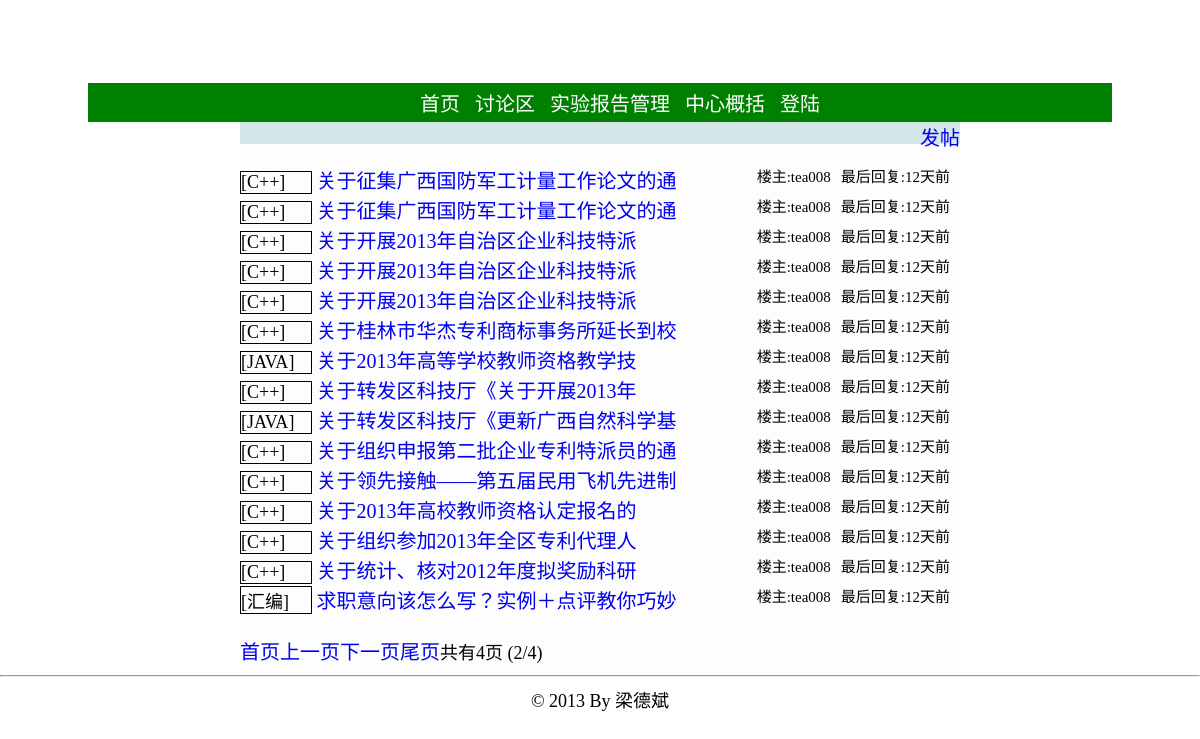
The page /bbs.php?page=2 on the database its author committed.
### tables this page shows
CREATE TABLE `topic` (
  `post_id` int(11) NOT NULL AUTO_INCREMENT,
  `sort` varchar(4) DEFAULT NULL,
  `title` varchar(80) NOT NULL,
  `author` varchar(12) DEFAULT NULL,
  `body` varchar(1000) NOT NULL,
  `post_time` datetime DEFAULT NULL,
  `last_floor` int(11) DEFAULT NULL,
  `last_reply_time` datetime DEFAULT NULL,
  `visible` tinyint(4) DEFAULT NULL,
  `enable_post` tinyint(4) DEFAULT NULL,
  `top` tinyint(4) DEFAULT NULL,
  PRIMARY KEY (`post_id`)
);

CREATE TABLE `sort` (
  `id` int(11) NOT NULL AUTO_INCREMENT,
  `name` varchar(10) DEFAULT NULL,
  PRIMARY KEY (`id`)
);

### bbs.php (the view, shortened to what this page needs)
<!DOCTYPE html PUBLIC "-//W3C//DTD XHTML 1.0 Transitional//EN" "http://www.w3.org/TR/xhtml1/DTD/xhtml1-transitional.dtd">
<html>
<head>
<link rel="stylesheet" type="text/css" href="./static/css/global.css"></link>
</head>
<?php
include './config.php';
$now = date ( "Y-m-d G:i:s" );
?>
<div style="background-image:url(./static/image/topback.jpg);width:1024px;height:80px;margin-left: auto; margin-right: auto;"></div>
<div class="sep3"></div>
<div class="nav">
	<ul class="nav_mid" >
		<li><a href="./index.php" class="font_white">首页</a></li>
		<li><a href="./bbs.php" class="font_white">讨论区</a></li>
		<li><a href="./report.php" class="font_white">实验报告管理</a></li>
			<li><a href="./about_center.php" class="font_white">中心概括</a></li>
			<?php
			if (! isset ( $_SESSION ['user'] ) || NULL == $_SESSION ['user']) {
				echo "<li><a href='./login.php' class='font_white'>登陆</a></li>";
			} else {
				echo "<li><a href='./login.php?action=logout' class='font_white'>退出</a></li>";
			}
			?>
		</ul>
</div>
<div id='topMain'>
<?php
if (isset ( $_REQUEST ['topic'] )) {
	echo "<span style='height:30px;'>";
	echo "<a href=./bbs.php style=''>首页</a>";
	echo "</span>";
	$post_id = $_REQUEST ['topic'];
	$queryStr = sprintf ( "select  *  from topic,sort where post_id='%s' and topic.sort=sort.id", $post_id );
	$result = mysql_query ( $queryStr, $conn ) or die ( "查询失败:" . mysql_error () );
	if ($rel = mysql_fetch_array ( $result )) {
		echo "<span>>{$rel['name']}</span><br />";
		echo "<span class=post_title>{$rel['title']}</span>";
		echo "<br /><span style='font-size:16px;'>By {$rel['author']}</span>";
		echo "<span style='margin-left:50px;'>发表时间:{$rel['post_time']}<span>";
		echo '<hr />';
		echo '<div class=sep10></div>';
		echo '<pre style="width:720px;">';
		echo htmlspecialchars(stripslashes($rel ['body']));
		echo '</pre>';
		echo '<hr />';
		$page_size = 10;
		if (isset ( $_GET ['reply_page'] )) {
			$reply_page = intval ( $_GET ['reply_page'] );
		}
		else {
			$reply_page = 1;
		}
		$queryStr = sprintf ( "select  count(reply_id)  from reply where post_id='%s'", $post_id );
		$result2 = mysql_query ( $queryStr, $conn ) or die ( "查询失败:" . mysql_error () );
		$rel2 = mysql_fetch_array ( $result2 );
		$numrows = $rel2 [0];
		$reply_pages = intval ( $numrows / $page_size );
		if ($numrows % $page_size) {
			$reply_pages ++;
		}
		$prev = $reply_page - 1;
		$next = $reply_page + 1;
		$offset = $page_size * ($reply_page - 1);
		$queryStr = sprintf ( "select  *  from reply where post_id='%s'  order by floor asc limit %s,%s", $post_id, $offset, $page_size );
		$result3 = mysql_query ( $queryStr, $conn ) or die ( "查询失败:" . mysql_error () );
		if ($rel3 = mysql_fetch_array ( $result3 )) {
			do {
				echo '<div class=bg_color></div>';
				echo "<div class=author>";
				echo "<span >By {$rel3['author']}&nbsp&nbsp&nbsp&nbsp</span>";
				echo "<span >发表时间:{$rel3['reply_time']}&nbsp&nbsp&nbsp&nbsp<span>";
				echo "<span style='float:right;'>{$rel3['floor']}楼<span>";
				echo "</div>";
				echo "<pre>";
				echo htmlspecialchars(stripslashes($rel3['body']));
				echo "</pre>";
			} while ( $rel3 = mysql_fetch_array ( $result3 ) );
			echo '<br />';
			if ($reply_page > 1) {
				echo "<a href=./bbs.php?topic={$post_id}&reply_page=1>首页</a>";
				echo "<a href=./bbs.php?topic={$post_id}&reply_page={$prev}>上一页</a>";
			}
			if ($reply_page < $reply_pages) {
				echo "<a href=./bbs.php?topic={$post_id}&reply_page={$next}>下一页</a>";
				echo "<a href=./bbs.php?topic={$post_id}&reply_page={$reply_pages}>尾页</a>";
			}
			echo "共有{$reply_pages}页 ({$reply_page}/{$reply_pages})";
		} else {
		}
		echo '<div class=bg_color></div>';
		echo '<br />回复楼主<br />';
		echo "<form method='get' action='./bbs/post_deal.php'>";
		echo "<textarea name=reply_body cols=87 rows=5 style='width:720;height:80;'></textarea>";
		echo '<br />';
		echo "<input type=hidden name=action value=reply_post></input>";
		echo "<input type=hidden name=post_id value={$post_id}></input>";
		echo "<input class=button type=submit value=回帖></input>";
		echo '</form>';
	}
	else {
		echo '<br /><br />帖子不存在';
	}
}
else {
	echo "<span style='float:right;'><a href=./bbs/post.php?action=new_post>发帖</a></span>";
	echo "<div class=bg_color></div>";
	$page_size = 15;
	if (isset ( $_GET ['page'] )) {
		$page = intval ( $_GET ['page'] );
	}
	else {
		$page = 1;
	}
	$queryStr = sprintf ( "select  count(post_id)  from topic" );
	$result = mysql_query ( $queryStr, $conn ) or die ( "查询失败:" . mysql_error () );
	$rel = mysql_fetch_array ( $result );
	$numrows = $rel [0];
	$pages = intval ( $numrows / $page_size );
	if ($numrows % $page_size) {
		$pages ++;
	}
	$prev = $page - 1;
	$next = $page + 1;
	$offset = $page_size * ($page - 1);
	$queryStr = sprintf ( "select  post_id,sort,title,author,post_time,last_reply_time,last_floor,name  from topic,sort where visible='0' and topic.sort=sort.id  order by last_reply_time desc limit %s,%s", $offset, $page_size );
	$result = mysql_query ( $queryStr, $conn ) or die ( "查询失败:" . mysql_error () );
	if ($rel = mysql_fetch_array ( $result )) {
		echo '<br />';
		do {
			echo "<div class=bbs_topic_list>";
			echo "<span class=bbs_topic_list_sort >[{$rel['name']}]</span>";
			echo "<span class='title' >&nbsp<a href=./bbs.php?topic={$rel['post_id']}>";
			echo mb_substr($rel['title'], 0,18,'utf-8');
            echo "</a></span>";
			echo "<span style='float:right;font-size:15px;margin-right:10px'>最后回复:";
            $last_reply =  strtotime($now)-strtotime($rel['last_reply_time']) ;
            if ($last_reply<60)
            {
            	echo $last_reply;
            	echo '秒前';
            }
            else if ($last_reply<3600)
            {
            	echo floor($last_reply/60);
            	echo '分钟前';
            }
            else if ($last_reply<86400)
            {
            	echo floor($last_reply/3600);
            	echo '小时前';
            }
            else
           {
            	echo floor($last_reply/86400);
            	echo '天前';
            }
            echo "</span>";
			echo "<span style='float:right;font-size:15px;margin-right:10px'>楼主:{$rel['author']}</span>";
			echo '</div>';
		} while ( $rel = mysql_fetch_array ( $result ) );
	} else {
		echo '暂时还没有帖子';
	}
	echo '<br />';
	echo "<div style='height:30px;'>";
	if ($page > 1) {
		echo "<a href=./bbs.php?page=1>首页</a>";
		echo "<a href=./bbs.php?page={$prev}>上一页</a>";
	}
	if ($page < $pages) {
		echo "<a href=./bbs.php?page={$next}>下一页</a>";
		echo "<a href=./bbs.php?page={$pages}>尾页</a>";
	}
	echo "共有{$pages}页 ({$page}/{$pages})";
	echo "</div>";
}
?>
</div>
<div style="clear: both; text-align: center;">
	<hr />
	© 2013 By 梁德斌
</div>
</html>

### static/css/global.css (style rules this page uses)
#topMain { width: 720px; height: 40px; text-align: left; margin-left: auto; margin-right: auto; margin-bottom: 0px; margin-top: 0px; height:auto; background-color:rgb(253,253,253); }
a { text-decoration:none; }
.sep3 { height: 3px; }
a { font-size:20px; }
.bg_color { height:22px; background-color:rgb(213, 231, 233); }
.nav { margin-left: auto; margin-right: auto; width: 1024px; text-align: center; background-color:green; }
ul { font-size:20px; list-style:none; }
ul.nav_mid { padding-top:5px; padding-bottom:5px; margin:0px; }
.nav_mid li { display:inline; height:inherit; margin:5px; }
.bbs_topic_list { min-height:30px; border-top:1px; border-bottom:1px; }
.bbs_topic_list_sort { display:inline-block; width:70px; border:1px; border-style:solid; }
.font_white { color:white; }

### rows shown on the page
topic: sort.name "C++", title "关于征集广西国防军工计量工作论文的通", floor($last_reply/86400) "12", author "tea008"
topic: sort.name "C++", title "关于征集广西国防军工计量工作论文的通", floor($last_reply/86400) "12", author "tea008"
topic: sort.name "C++", title "关于开展2013年自治区企业科技特派", floor($last_reply/86400) "12", author "tea008"
topic: sort.name "C++", title "关于开展2013年自治区企业科技特派", floor($last_reply/86400) "12", author "tea008"
topic: sort.name "C++", title "关于开展2013年自治区企业科技特派", floor($last_reply/86400) "12", author "tea008"
topic: sort.name "C++", title "关于桂林市华杰专利商标事务所延长到校", floor($last_reply/86400) "12", author "tea008"
topic: sort.name "JAVA", title "关于2013年高等学校教师资格教学技", floor($last_reply/86400) "12", author "tea008"
topic: sort.name "C++", title "关于转发区科技厅《关于开展2013年", floor($last_reply/86400) "12", author "tea008"
topic: sort.name "JAVA", title "关于转发区科技厅《更新广西自然科学基", floor($last_reply/86400) "12", author "tea008"
topic: sort.name "C++", title "关于组织申报第二批企业专利特派员的通", floor($last_reply/86400) "12", author "tea008"
topic: sort.name "C++", title "关于领先接触——第五届民用飞机先进制", floor($last_reply/86400) "12", author "tea008"
topic: sort.name "C++", title "关于2013年高校教师资格认定报名的", floor($last_reply/86400) "12", author "tea008"
topic: sort.name "C++", title "关于组织参加2013年全区专利代理人", floor($last_reply/86400) "12", author "tea008"
topic: sort.name "C++", title "关于统计、核对2012年度拟奖励科研", floor($last_reply/86400) "12", author "tea008"
topic: sort.name "汇编", title "求职意向该怎么写？实例＋点评教你巧妙", floor($last_reply/86400) "12", author "tea008"

### other values the page prints
$pages "4"
$page "2"
